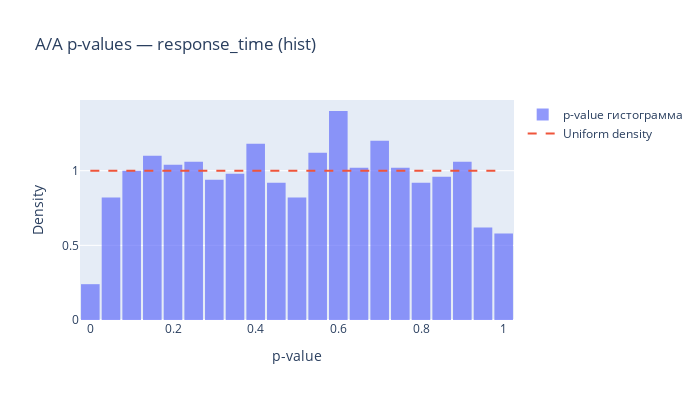
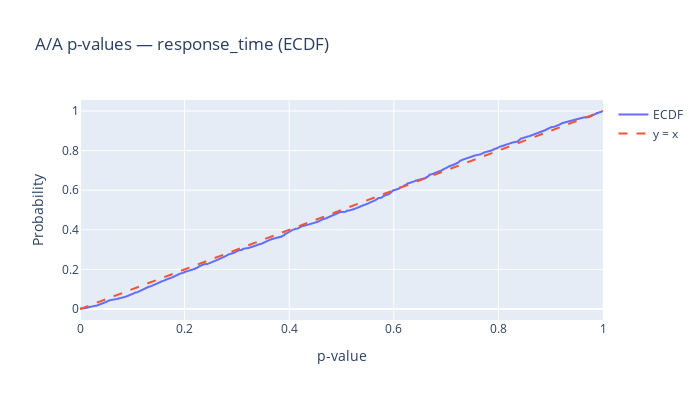

Here is the notebook cell these charts were saved with, in order:
### Code cell
c = control_metric.set_index("user_id")["load_time"]

pvals_control = aa_pvalues(c)
plot_pvalue_ecdf_hist(pvals_control, "A/A p-values — response_time (hist)")
plot_pvalue_ecdf_prob(pvals_control, "A/A p-values — response_time (ECDF)")

### Figure 1 — Plotly figure (JSON) as saved in the notebook; plotly's stock layout.template omitted (floating-point values rounded to 4 significant figures; data arrays with more than 128 entries replaced by an {"elided": "..."} marker saying what was removed)
{"data": [{"histnorm": "probability density", "name": "p-value гистограмма", "nbinsx": 20, "opacity": 0.7, "type": "histogram", "x": {"elided": "1000 float values"}}, {"line": {"dash": "dash"}, "mode": "lines", "name": "Uniform density", "type": "scatter", "x": [0, 1], "y": [1, 1]}], "layout": {"bargap": 0.1, "height": 400, "title": {"text": "A/A p-values — response_time (hist)"}, "width": 700, "xaxis": {"title": {"text": "p-value"}}, "yaxis": {"title": {"text": "Density"}}}}

### Figure 2 — Plotly figure (JSON) as saved in the notebook; plotly's stock layout.template omitted (floating-point values rounded to 4 significant figures; data arrays with more than 128 entries replaced by an {"elided": "..."} marker saying what was removed)
{"data": [{"mode": "lines", "name": "ECDF", "type": "scatter", "x": {"elided": "1000 float values"}, "y": {"elided": "1000 float values"}}, {"line": {"dash": "dash"}, "mode": "lines", "name": "y = x", "type": "scatter", "x": [0, 1], "y": [0, 1]}], "layout": {"height": 400, "title": {"text": "A/A p-values — response_time (ECDF)"}, "width": 700, "xaxis": {"title": {"text": "p-value"}}, "yaxis": {"title": {"text": "Probability"}}}}
